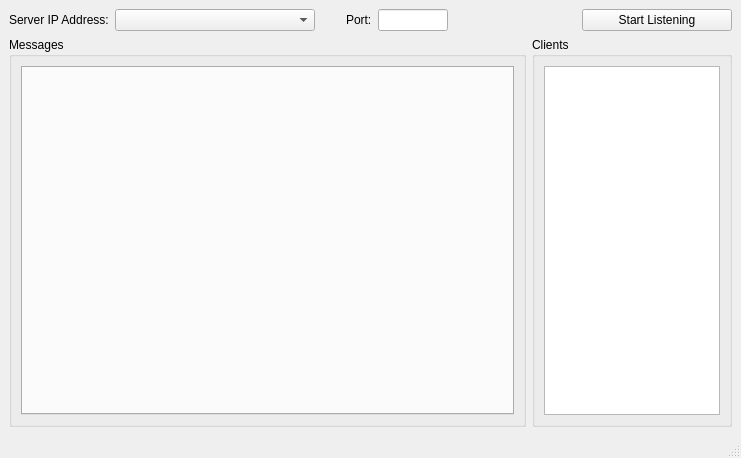
<?xml version="1.0" encoding="UTF-8"?>
<ui version="4.0">
 <class>MainWindow</class>
 <widget class="QMainWindow" name="MainWindow">
  <property name="geometry">
   <rect>
    <x>0</x>
    <y>0</y>
    <width>741</width>
    <height>458</height>
   </rect>
  </property>
  <property name="windowTitle">
   <string>Server</string>
  </property>
  <widget class="QWidget" name="centralwidget">
   <layout class="QGridLayout" name="gridLayout_3">
    <item row="0" column="0" colspan="2">
     <layout class="QHBoxLayout" name="horizontalLayout">
      <item>
       <widget class="QLabel" name="label">
        <property name="text">
         <string>Server IP Address:</string>
        </property>
       </widget>
      </item>
      <item>
       <widget class="QComboBox" name="ip_combo_box">
        <property name="minimumSize">
         <size>
          <width>200</width>
          <height>0</height>
         </size>
        </property>
        <property name="maximumSize">
         <size>
          <width>200</width>
          <height>16777215</height>
         </size>
        </property>
       </widget>
      </item>
      <item>
       <spacer name="horizontalSpacer_2">
        <property name="orientation">
         <enum>Qt::Horizontal</enum>
        </property>
        <property name="sizeType">
         <enum>QSizePolicy::Fixed</enum>
        </property>
        <property name="sizeHint" stdset="0">
         <size>
          <width>25</width>
          <height>20</height>
         </size>
        </property>
       </spacer>
      </item>
      <item>
       <widget class="QLabel" name="label_2">
        <property name="text">
         <string>Port:</string>
        </property>
       </widget>
      </item>
      <item>
       <widget class="QLineEdit" name="port_line">
        <property name="sizePolicy">
         <sizepolicy hsizetype="Fixed" vsizetype="Fixed">
          <horstretch>0</horstretch>
          <verstretch>0</verstretch>
         </sizepolicy>
        </property>
        <property name="maximumSize">
         <size>
          <width>70</width>
          <height>16777215</height>
         </size>
        </property>
       </widget>
      </item>
      <item>
       <spacer name="horizontalSpacer">
        <property name="orientation">
         <enum>Qt::Horizontal</enum>
        </property>
        <property name="sizeHint" stdset="0">
         <size>
          <width>98</width>
          <height>20</height>
         </size>
        </property>
       </spacer>
      </item>
      <item>
       <widget class="QPushButton" name="btn_listen">
        <property name="sizePolicy">
         <sizepolicy hsizetype="Fixed" vsizetype="Fixed">
          <horstretch>0</horstretch>
          <verstretch>0</verstretch>
         </sizepolicy>
        </property>
        <property name="minimumSize">
         <size>
          <width>150</width>
          <height>0</height>
         </size>
        </property>
        <property name="maximumSize">
         <size>
          <width>150</width>
          <height>16777215</height>
         </size>
        </property>
        <property name="cursor">
         <cursorShape>PointingHandCursor</cursorShape>
        </property>
        <property name="text">
         <string>Start Listening</string>
        </property>
       </widget>
      </item>
     </layout>
    </item>
    <item row="1" column="0">
     <widget class="QGroupBox" name="message_box">
      <property name="title">
       <string>Messages</string>
      </property>
      <layout class="QGridLayout" name="gridLayout">
       <item row="0" column="0">
        <widget class="QTabWidget" name="message_tabs"/>
       </item>
      </layout>
     </widget>
    </item>
    <item row="1" column="1">
     <widget class="QGroupBox" name="client_box">
      <property name="maximumSize">
       <size>
        <width>200</width>
        <height>16777215</height>
       </size>
      </property>
      <property name="title">
       <string>Clients</string>
      </property>
      <layout class="QGridLayout" name="gridLayout_2">
       <item row="0" column="0">
        <widget class="QListWidget" name="client_list"/>
       </item>
      </layout>
     </widget>
    </item>
   </layout>
  </widget>
  <widget class="QMenuBar" name="menubar">
   <property name="geometry">
    <rect>
     <x>0</x>
     <y>0</y>
     <width>741</width>
     <height>23</height>
    </rect>
   </property>
  </widget>
  <widget class="QStatusBar" name="statusbar"/>
 </widget>
 <resources/>
 <connections/>
</ui>
